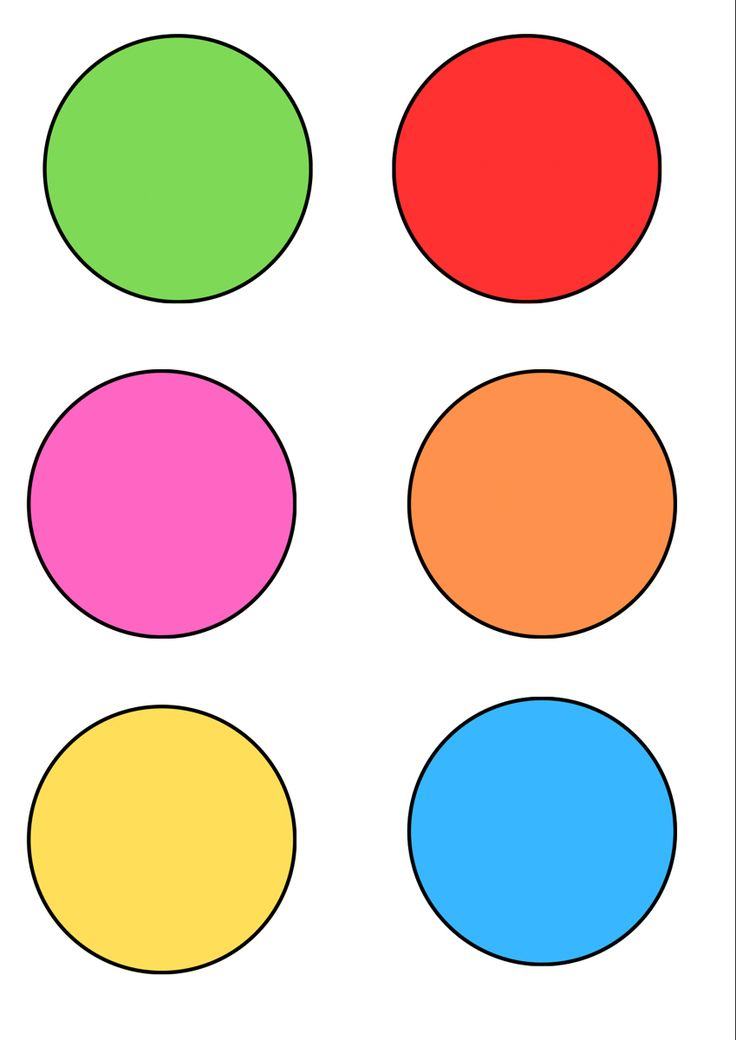
#> input picture resources/circles.jpg, 736 x 1040 px, given in place of the camera
$ python gorev13.py
#> lines starting #> are read from the running program, lines starting #| are printed output that depends on the picture; after the words box and inside, x2 and y2 are one past the last pixel; in counts of white or black regions, pixels touching at a corner belong together
import cv2
import numpy as np

cap = cv2.VideoCapture(0) #kamerayı başlatır

while True:

    ret, frame = cap.read() #kameradan kareler okunur
#> frame is the input picture: shape (1040, 736, 3); mean B, G, R 193.6, 205.2, 225.2
    if not ret:
        break

    hsv = cv2.cvtColor(frame, cv2.COLOR_BGR2HSV) #görüntüyü hsv renk uzayına çevirdik
#> hsv: shape (1040, 736, 3); mean H, S, V 30.6, 79.5, 245.8


    lower_black = np.array([0, 0, 0]) #siyah renk için alt sınırlar
    upper_black = np.array([180, 255, 50]) #siyah renk için üst sınırlar

    #takip ettiğimiz beyaz alanlar siyah nesnelerdir
    mask = cv2.inRange(hsv, lower_black, upper_black)#siyah bölgeler beyaz diğer yerler siyah yapılarak maskeleme yapılır
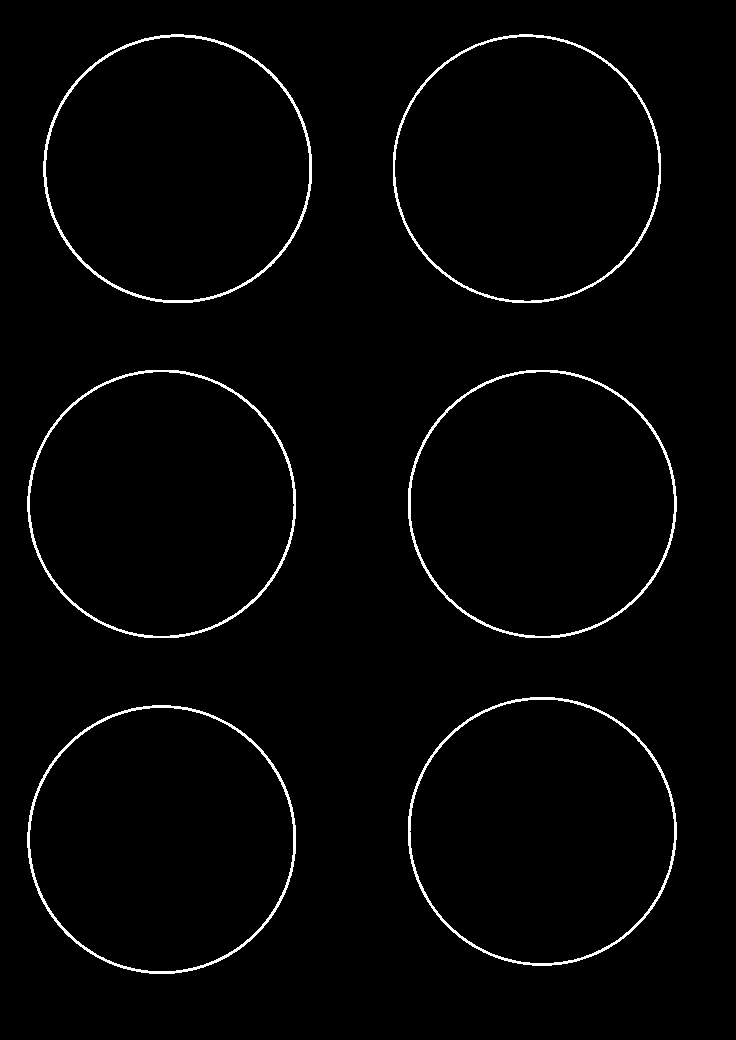
#> mask: shape (1040, 736); 1.9% white in thin lines or dots, all inside (x1, y1, x2, y2) = (27, 34, 677, 974)

    contours, _ = cv2.findContours(mask, cv2.RETR_TREE, cv2.CHAIN_APPROX_SIMPLE) #nesnenin etrafını çizmek için konturleri bul
#> contours = 12 contours; largest, box (x1, y1, x2, y2) and area: (408, 697, 677, 966) 56510, (27, 370, 296, 638) 56510, (43, 34, 312, 303) 56506, (408, 370, 677, 638) 56495, (393, 34, 661, 303) 56495

    for cnt in contours:
        area = cv2.contourArea(cnt) #alan hesaplaması yapılır
        if area > 500: #eşikleme yapılır
            x, y, w, h = cv2.boundingRect(cnt) #geometrik sınırlar bulunur
            cv2.rectangle(frame, (x, y), (x + w, y + h), (0, 255, 0), 2) #sınırlara dörtgen çizilir
            cv2.putText(frame, "Siyah Nesne", (x, y - 10), cv2.FONT_HERSHEY_SIMPLEX, 0.5, (0, 255, 0), 2)
#> this loop made 12 passes
#> (area, x, y, w, h) on passes 1 to 12: (56493.5, 27, 705, 269, 269), (54806, 29, 707, 265, 265), (56510.5, 408, 697, 269, 269), (54882, 409, 699, 266, 265), (56495, 408, 370, 269, 268), (54878, 410, 371, 265, 266), (56510, 27, 370, 269, 268), (54892, 29, 371, 266, 266), (56495, 393, 34, 268, 269), (54968, 394, 36, 266, 266), (56506.5, 43, 34, 269, 269), (54766, 45, 36, 265, 265)
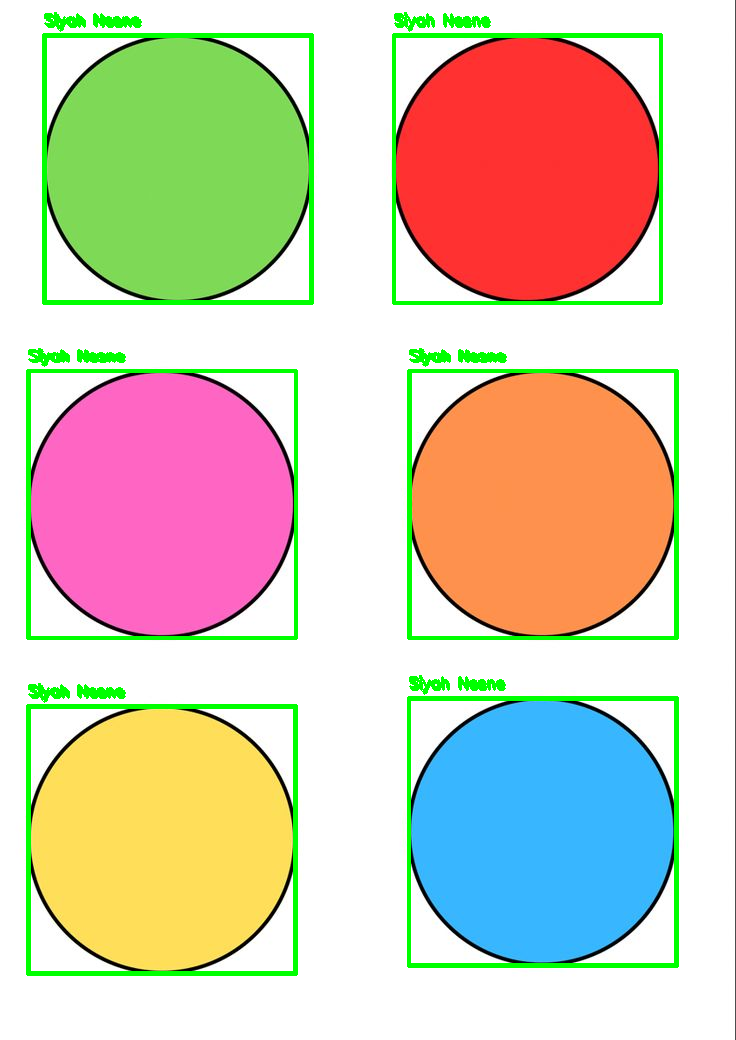
#> frame: shape (1040, 736, 3); 4.62% of pixels changed, all inside (x1, y1, x2, y2) = (26, 12, 679, 976)


    cv2.imshow("Kamera", frame)
    cv2.imshow("Maske (Siyah Alanlar)", mask)

    if cv2.waitKey(1) & 0xFF == ord('q'):
#> (key q is pressed here)
        break

cap.release()
